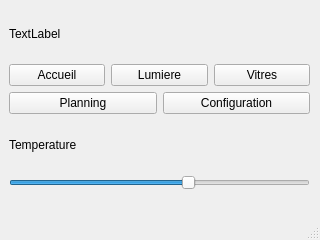
<?xml version="1.0" encoding="UTF-8"?>
<ui version="4.0">
 <class>TemperatureWindow</class>
 <widget class="QMainWindow" name="TemperatureWindow">
  <property name="geometry">
   <rect>
    <x>0</x>
    <y>0</y>
    <width>320</width>
    <height>240</height>
   </rect>
  </property>
  <property name="windowTitle">
   <string>MainWindow</string>
  </property>
  <widget class="QWidget" name="centralwidget">
   <widget class="QWidget" name="gridLayoutWidget">
    <property name="geometry">
     <rect>
      <x>9</x>
      <y>9</y>
      <width>301</width>
      <height>181</height>
     </rect>
    </property>
    <layout class="QGridLayout" name="gridLayout">
     <item row="1" column="1">
      <layout class="QHBoxLayout" name="horizontalLayout_2">
       <item>
        <widget class="QPushButton" name="pushButton">
         <property name="text">
          <string>Accueil</string>
         </property>
        </widget>
       </item>
       <item>
        <widget class="QPushButton" name="pushButton_2">
         <property name="text">
          <string>Lumiere</string>
         </property>
        </widget>
       </item>
       <item>
        <widget class="QPushButton" name="pushButton_3">
         <property name="text">
          <string>Vitres</string>
         </property>
        </widget>
       </item>
      </layout>
     </item>
     <item row="2" column="1">
      <layout class="QHBoxLayout" name="horizontalLayout_3">
       <item>
        <widget class="QPushButton" name="pushButton_4">
         <property name="text">
          <string>Planning</string>
         </property>
        </widget>
       </item>
       <item>
        <widget class="QPushButton" name="pushButton_5">
         <property name="text">
          <string>Configuration</string>
         </property>
        </widget>
       </item>
      </layout>
     </item>
     <item row="0" column="1">
      <widget class="QLabel" name="label_2">
       <property name="text">
        <string>TextLabel</string>
       </property>
      </widget>
     </item>
     <item row="3" column="1">
      <widget class="QLabel" name="label">
       <property name="text">
        <string>Temperature</string>
       </property>
      </widget>
     </item>
     <item row="4" column="1">
      <widget class="QSlider" name="TempHorizontalSlider">
       <property name="minimum">
        <number>-10</number>
       </property>
       <property name="maximum">
        <number>40</number>
       </property>
       <property name="sliderPosition">
        <number>20</number>
       </property>
       <property name="orientation">
        <enum>Qt::Horizontal</enum>
       </property>
      </widget>
     </item>
    </layout>
   </widget>
  </widget>
  <widget class="QMenuBar" name="menubar">
   <property name="geometry">
    <rect>
     <x>0</x>
     <y>0</y>
     <width>320</width>
     <height>25</height>
    </rect>
   </property>
  </widget>
  <widget class="QStatusBar" name="statusbar"/>
 </widget>
 <resources/>
 <connections/>
</ui>
